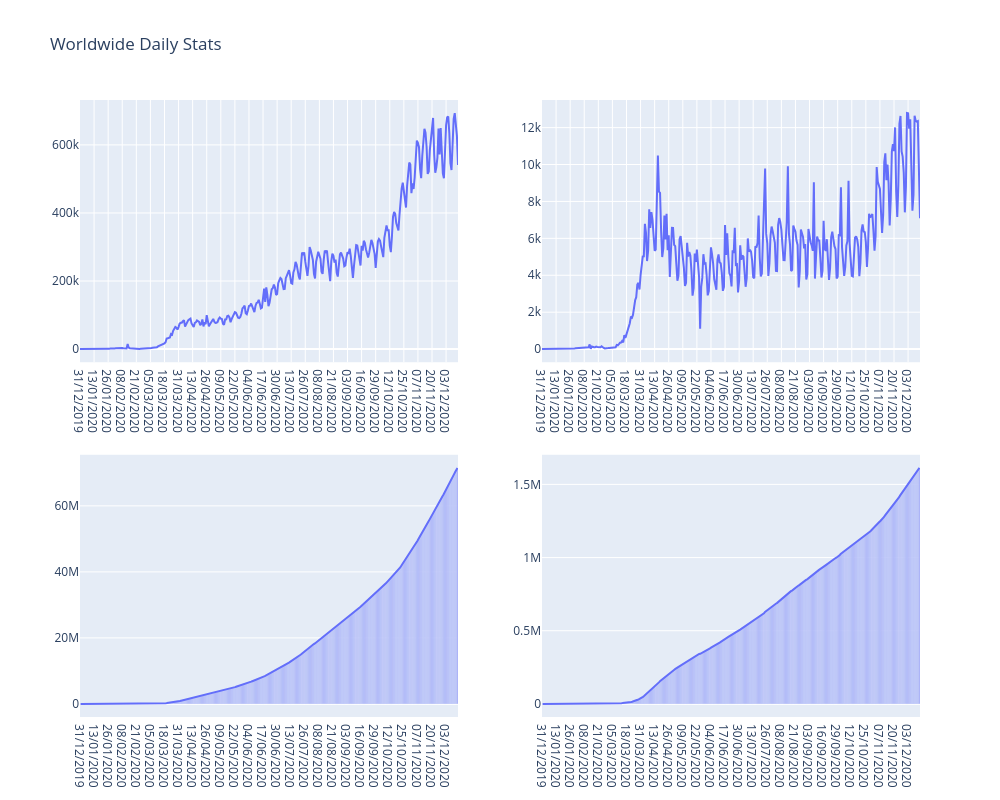

Notebook code cell kept with this figure:
### Code cell
# -- same for datafile2
fig1=plot_time_series(data_file2,'totalCases')
fig2=plot_time_series(data_file2,'totalDeaths')
fig3=plot_bar_line(data_file2,'cumulativeCases')
fig4=plot_bar_line(data_file2,'cumulativeDeaths')

# make the 4 figs a 4x4
fig = make_subplots(rows=2, cols=2)
fig.add_traces(fig1.data, rows=1, cols=1)
fig.add_traces(fig2.data, rows=1, cols=2)
fig.add_traces(fig3.data, rows=2, cols=1)
fig.add_traces(fig4.data, rows=2, cols=2)

fig.update_layout(height=800, width=1000, title_text="Worldwide Daily Stats")
fig.show()

### Figure 1 — Plotly figure (JSON) as saved in the notebook; plotly's stock layout.template omitted (floating-point values rounded to 4 significant figures; data arrays with more than 128 entries replaced by an {"elided": "..."} marker saying what was removed)
{"data": [{"hovertemplate": "_id=%{x}<br>totalCases=%{y}<extra></extra>", "legendgroup": "", "line": {"color": "#636efa", "dash": "solid"}, "marker": {"symbol": "circle"}, "mode": "lines", "name": "", "orientation": "v", "showlegend": false, "type": "scatter", "x": {"elided": "350 str values"}, "xaxis": "x", "y": {"elided": "350 int values"}, "yaxis": "y"}, {"hovertemplate": "_id=%{x}<br>totalDeaths=%{y}<extra></extra>", "legendgroup": "", "line": {"color": "#636efa", "dash": "solid"}, "marker": {"symbol": "circle"}, "mode": "lines", "name": "", "orientation": "v", "showlegend": false, "type": "scatter", "x": {"elided": "350 str values"}, "xaxis": "x2", "y": {"elided": "350 int values"}, "yaxis": "y2"}, {"hovertemplate": "_id=%{x}<br>cumulativeCases=%{y}<extra></extra>", "legendgroup": "", "marker": {"color": "#636efa", "pattern": {"shape": ""}}, "name": "", "orientation": "v", "showlegend": false, "textposition": "auto", "type": "bar", "x": {"elided": "350 str values"}, "xaxis": "x3", "y": {"elided": "350 int values"}, "yaxis": "y3"}, {"hovertemplate": "_id=%{x}<br>cumulativeCases=%{y}<extra></extra>", "legendgroup": "", "line": {"color": "#636efa", "dash": "solid"}, "marker": {"symbol": "circle"}, "mode": "lines", "name": "", "orientation": "v", "showlegend": false, "type": "scatter", "x": {"elided": "350 str values"}, "xaxis": "x3", "y": {"elided": "350 int values"}, "yaxis": "y3"}, {"hovertemplate": "_id=%{x}<br>cumulativeDeaths=%{y}<extra></extra>", "legendgroup": "", "marker": {"color": "#636efa", "pattern": {"shape": ""}}, "name": "", "orientation": "v", "showlegend": false, "textposition": "auto", "type": "bar", "x": {"elided": "350 str values"}, "xaxis": "x4", "y": {"elided": "350 int values"}, "yaxis": "y4"}, {"hovertemplate": "_id=%{x}<br>cumulativeDeaths=%{y}<extra></extra>", "legendgroup": "", "line": {"color": "#636efa", "dash": "solid"}, "marker": {"symbol": "circle"}, "mode": "lines", "name": "", "orientation": "v", "showlegend": false, "type": "scatter", "x": {"elided": "350 str values"}, "xaxis": "x4", "y": {"elided": "350 int values"}, "yaxis": "y4"}], "layout": {"height": 800, "title": {"text": "Worldwide Daily Stats"}, "width": 1000, "xaxis": {"anchor": "y", "domain": [0, 0.45]}, "xaxis2": {"anchor": "y2", "domain": [0.55, 1]}, "xaxis3": {"anchor": "y3", "domain": [0, 0.45]}, "xaxis4": {"anchor": "y4", "domain": [0.55, 1]}, "yaxis": {"anchor": "x", "domain": [0.575, 1]}, "yaxis2": {"anchor": "x2", "domain": [0.575, 1]}, "yaxis3": {"anchor": "x3", "domain": [0, 0.425]}, "yaxis4": {"anchor": "x4", "domain": [0, 0.425]}}}
